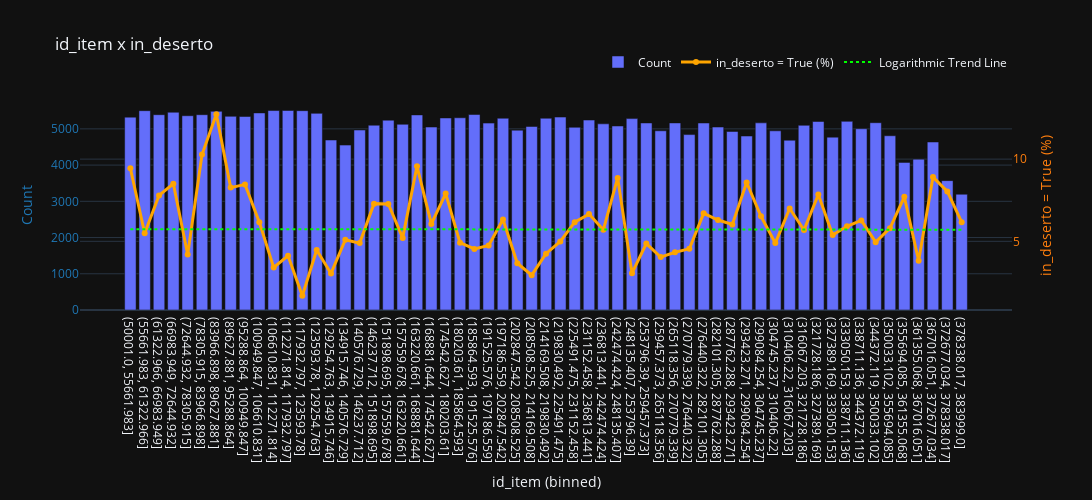

The cell this chart's notebook holds for it:
### Markdown cell above
## Visualizations

### Code cell
# Copy the original dataframe
df = df_original.copy()

# Filter the dataframe
df = df[(df['id_item'] > 50000) & (df['id_item'] < 384000)].copy()

# Create bins for 'id_item'
bins = np.linspace(df['id_item'].min(), df['id_item'].max(), 60)
df['id_item_binned'] = pd.cut(df['id_item'], bins)

# Calculate the percentage of 'True' in 'in_deserto' for each bin
grouped = df.groupby('id_item_binned')['in_deserto'].agg([("Count", "count"), ("True_Count", lambda x: x.sum())])
grouped['in_deserto_true_percentage'] = (grouped['True_Count'] / grouped['Count']) * 100

# Fit a logarithmic curve to the data
x = np.arange(len(grouped))
y = grouped['in_deserto_true_percentage']
coefficients = np.polyfit(x, np.log(y), 1)
poly = np.poly1d(coefficients)
y_fit = np.exp(poly(x))

# Create figure
fig = go.Figure()

# Add bar chart for counts
fig.add_trace(go.Bar(
    x=grouped.index.astype(str),
    y=grouped['Count'],
    name='Count',
    yaxis='y1'
))

# Add line chart for in_deserto_true_percentage
fig.add_trace(go.Scatter(
    x=grouped.index.astype(str),
    y=grouped['in_deserto_true_percentage'],
    name='in_deserto = True (%)',
    yaxis='y2',
    mode='lines+markers',
    line=dict(color='orange', width=3, dash='solid')
))

# Add logarithmic trend line
fig.add_trace(go.Scatter(
    x=grouped.index.astype(str),
    y=y_fit,
    name='Logarithmic Trend Line',
    yaxis='y2',
    mode='lines',
    line=dict(color='lime', width=2, dash='dot'),
))

# Update layout for better visibility
fig.update_layout(
    title='id_item x in_deserto',
    xaxis_title='id_item (binned)',
    yaxis=dict(
        title='Count',
        titlefont=dict(
            color="#1f77b4"
        ),
        tickfont=dict(
            color="#1f77b4"
        )
    ),
    yaxis2=dict(
        title='in_deserto = True (%)',
        overlaying='y',
        side='right',
        titlefont=dict(
            color="#ff7f0e"
        ),
        tickfont=dict(
            color="#ff7f0e"
        )
    ),
    legend=dict(
        orientation='h',
        yanchor='top',
        y=1.25,
        xanchor='right',
        x=1
    ),
    width=1200,
    height=500,
    template='plotly_dark',
)

fig.show()
